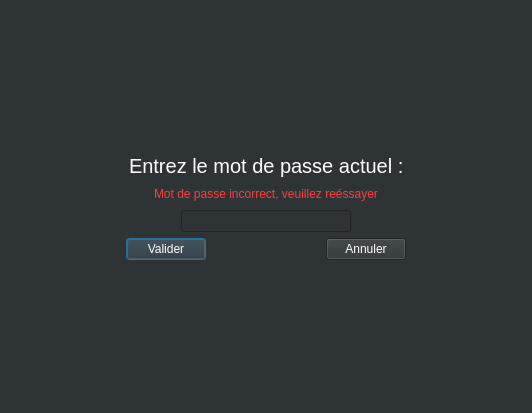
<?xml version="1.0" encoding="UTF-8"?>
<ui version="4.0">
 <class>DialogAncienMDP</class>
 <widget class="QDialog" name="DialogAncienMDP">
  <property name="geometry">
   <rect>
    <x>0</x>
    <y>0</y>
    <width>532</width>
    <height>413</height>
   </rect>
  </property>
  <property name="windowTitle">
   <string>Entrer MDP actuel</string>
  </property>
  <property name="styleSheet">
   <string notr="true">background-color:rgb(46, 52, 54);
color:rgb(255, 255, 255);</string>
  </property>
  <layout class="QVBoxLayout" name="verticalLayout_2">
   <item>
    <layout class="QVBoxLayout" name="verticalLayout">
     <item>
      <spacer name="verticalSpacer_2">
       <property name="orientation">
        <enum>Qt::Vertical</enum>
       </property>
       <property name="sizeHint" stdset="0">
        <size>
         <width>20</width>
         <height>40</height>
        </size>
       </property>
      </spacer>
     </item>
     <item>
      <layout class="QHBoxLayout" name="horizontalLayout">
       <item>
        <spacer name="horizontalSpacer">
         <property name="orientation">
          <enum>Qt::Horizontal</enum>
         </property>
         <property name="sizeHint" stdset="0">
          <size>
           <width>40</width>
           <height>20</height>
          </size>
         </property>
        </spacer>
       </item>
       <item>
        <widget class="QLabel" name="label">
         <property name="font">
          <font>
           <pointsize>15</pointsize>
          </font>
         </property>
         <property name="text">
          <string>Entrez le mot de passe actuel :</string>
         </property>
        </widget>
       </item>
       <item>
        <spacer name="horizontalSpacer_2">
         <property name="orientation">
          <enum>Qt::Horizontal</enum>
         </property>
         <property name="sizeHint" stdset="0">
          <size>
           <width>40</width>
           <height>20</height>
          </size>
         </property>
        </spacer>
       </item>
      </layout>
     </item>
     <item>
      <layout class="QHBoxLayout" name="horizontalLayout_4">
       <item>
        <spacer name="horizontalSpacer_8">
         <property name="orientation">
          <enum>Qt::Horizontal</enum>
         </property>
         <property name="sizeHint" stdset="0">
          <size>
           <width>40</width>
           <height>20</height>
          </size>
         </property>
        </spacer>
       </item>
       <item>
        <widget class="QLabel" name="labelIncorrect">
         <property name="styleSheet">
          <string notr="true">color:rgb(252, 62, 62)</string>
         </property>
         <property name="text">
          <string>Mot de passe incorrect, veuillez reéssayer</string>
         </property>
        </widget>
       </item>
       <item>
        <spacer name="horizontalSpacer_9">
         <property name="orientation">
          <enum>Qt::Horizontal</enum>
         </property>
         <property name="sizeHint" stdset="0">
          <size>
           <width>40</width>
           <height>20</height>
          </size>
         </property>
        </spacer>
       </item>
      </layout>
     </item>
     <item>
      <layout class="QHBoxLayout" name="horizontalLayout_2">
       <item>
        <spacer name="horizontalSpacer_3">
         <property name="orientation">
          <enum>Qt::Horizontal</enum>
         </property>
         <property name="sizeHint" stdset="0">
          <size>
           <width>40</width>
           <height>20</height>
          </size>
         </property>
        </spacer>
       </item>
       <item>
        <widget class="QLineEdit" name="lineEditMDP">
         <property name="echoMode">
          <enum>QLineEdit::Password</enum>
         </property>
        </widget>
       </item>
       <item>
        <spacer name="horizontalSpacer_4">
         <property name="orientation">
          <enum>Qt::Horizontal</enum>
         </property>
         <property name="sizeHint" stdset="0">
          <size>
           <width>40</width>
           <height>20</height>
          </size>
         </property>
        </spacer>
       </item>
      </layout>
     </item>
     <item>
      <layout class="QHBoxLayout" name="horizontalLayout_3">
       <item>
        <spacer name="horizontalSpacer_6">
         <property name="orientation">
          <enum>Qt::Horizontal</enum>
         </property>
         <property name="sizeHint" stdset="0">
          <size>
           <width>40</width>
           <height>20</height>
          </size>
         </property>
        </spacer>
       </item>
       <item>
        <widget class="QPushButton" name="pushButtonValider">
         <property name="text">
          <string>Valider</string>
         </property>
        </widget>
       </item>
       <item>
        <spacer name="horizontalSpacer_5">
         <property name="orientation">
          <enum>Qt::Horizontal</enum>
         </property>
         <property name="sizeHint" stdset="0">
          <size>
           <width>40</width>
           <height>20</height>
          </size>
         </property>
        </spacer>
       </item>
       <item>
        <widget class="QPushButton" name="pushButtonAnnuler">
         <property name="text">
          <string>Annuler</string>
         </property>
        </widget>
       </item>
       <item>
        <spacer name="horizontalSpacer_7">
         <property name="orientation">
          <enum>Qt::Horizontal</enum>
         </property>
         <property name="sizeHint" stdset="0">
          <size>
           <width>40</width>
           <height>20</height>
          </size>
         </property>
        </spacer>
       </item>
      </layout>
     </item>
     <item>
      <spacer name="verticalSpacer">
       <property name="orientation">
        <enum>Qt::Vertical</enum>
       </property>
       <property name="sizeHint" stdset="0">
        <size>
         <width>20</width>
         <height>40</height>
        </size>
       </property>
      </spacer>
     </item>
    </layout>
   </item>
  </layout>
 </widget>
 <resources/>
 <connections/>
</ui>
